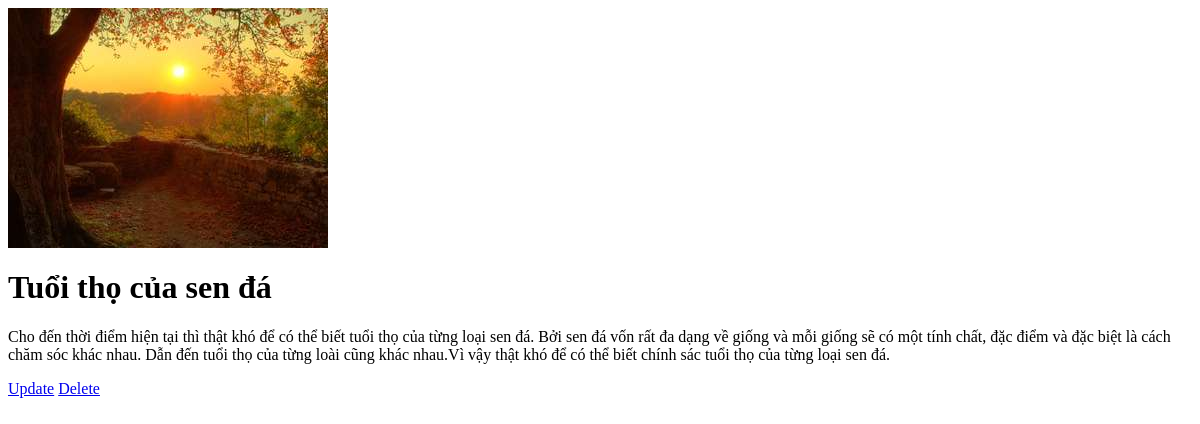
The app's page /blog/6/, older data.
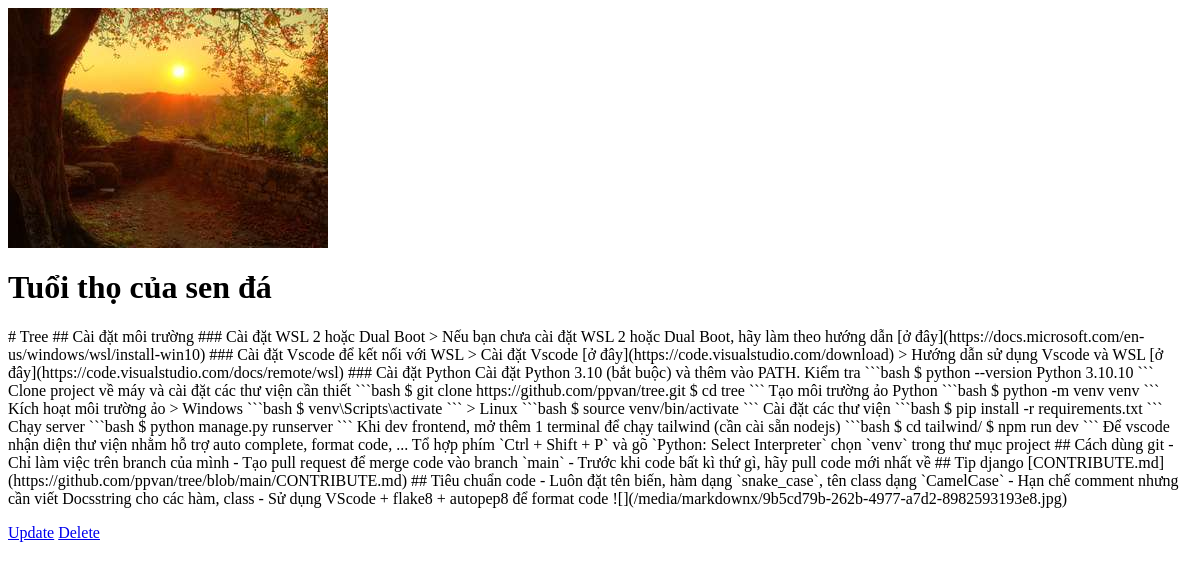
The same page, newer data.
### blog/models.py (models this page shows, shortened)
class Post(models.Model):
    def get_path(instance, filename):
        extension = filename.split(".")[-1]
        uuid_name = uuid.uuid1().hex
        return MEDIA_PATH / f"{uuid_name}.{extension}"
    title = models.CharField(max_length=200)
    cover_image = ProcessedImageField(
        upload_to=get_path,
        default="posts/default.jpg",
        processors=[ResizeToFill(320, 240)],
        format="JPEG",
        options={"quality": 60},
    )
    summary = models.CharField(max_length=200, default="")
    content = MarkdownxField()
    created_at = models.DateTimeField(auto_now_add=True)
    updated_at = models.DateTimeField(auto_now=True)

### blog/views.py (the view)
# urls.py: path("<int:pk>/", PostDetailView.as_view(), name="post_detail"),
class PostDetailView(DetailView):
    model = Post
    form_class = PostForm
    template_name = "blog/post_detail.html"

### templates/blog/post_detail.html
<div>
    <img src="{{ post.cover_image.url }}" alt="">
    <h1>{{ post.title }}
    </h1>
    <p>{{ post.content|safe }}</p>
    <div>
        <a href="{% url 'blog:update' post.pk %}">Update</a>
        <a href="{% url 'blog:delete' post.pk %}">Delete</a>
    </div>
</div>

Row changes from the older to the newer data that the page shows:
changed Post "Tuổi thọ của sen đá": content "Cho đến thời điểm hiện tại thì thật khó để có thể biết tuổi thọ của từng loại sen đá. Bởi sen đá vốn rất đa dạng về giống và mỗi giống sẽ có một tính chất, đặc điểm và đặc biệt là cách chăm sóc khác nhau. Dẫn đến tuổi thọ của từng loài cũng khác nhau.Vì vậy thật khó để có thể biết chính sác tuổi thọ của từng loại sen đá." → "# Tree ## Cài đặt môi trường ### Cài đặt WSL 2 hoặc Dual Boot > Nếu bạn chưa cài đặt WSL 2 hoặc Dual Boot, hãy làm theo hướng dẫn [ở đây](https://docs.microsoft.com/en-us/windows/wsl/install-win10) ### Cài đặt Vscode để kết nối với WSL > Cài đặt Vscode [ở đây](https://code.visualstudio.com/download) > Hướng dẫn sử dụng Vscode và WSL [ở đây](https://code.visualstudio.com/docs/remote/wsl) ### Cài đặt Python Cài đặt Python 3.10 (bắt buộc) và thêm vào PATH. Kiểm tra ```bash $ python --version Python 3.10.10 ``` Clone project về máy và cài đặt các thư viện cần thiết ```bash $ git clone https://github.com/ppvan/tree.git $ cd tree ``` Tạo môi trường ảo Python ```bash $ python -m venv venv ``` Kích…"
